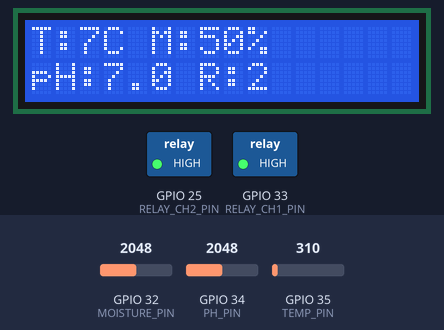
Bench run of a sketch on a simulated ESP32. Shown: 16×2 character LCD, switched loads named in the sketch (green lamp = pin HIGH). The inputs (shaded band) are chosen by the test bench; at power-on: GPIO 35 (TEMP_PIN) = 310, GPIO 32 (MOISTURE_PIN) = 2048, GPIO 34 (PH_PIN) = 2048. WiFi joins after 1.5 s; servers stay silent unless stated; random numbers use the default seed unless the sketch sets one; no MQTT or app messages arrive unless stated; what the sketch prints to the serial monitor is not drawn.

Above: at 4.7 s.
4.8 s: GPIO 35 (TEMP_PIN) set to 372
At 6.0 s:
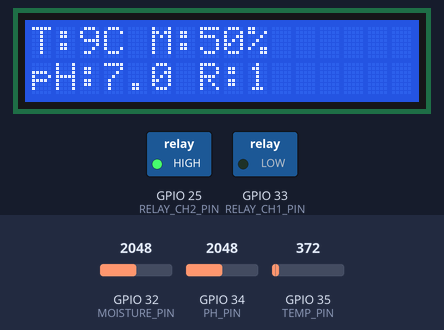
10.7 s: GPIO 32 (MOISTURE_PIN) set to 1960
At 13.1 s:
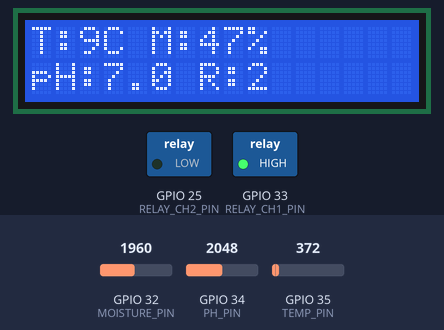
16.5 s: GPIO 34 (PH_PIN) set to 1960
At 19.0 s:
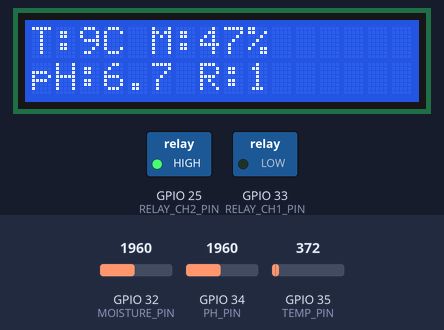
21.5 s: GPIO 35 (TEMP_PIN) set to 434
At 22.1 s:
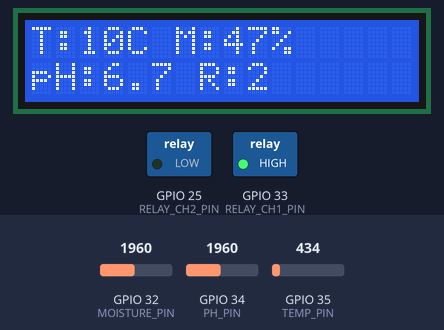
26.5 s: GPIO 32 (MOISTURE_PIN) set to 2040
At 28.1 s:
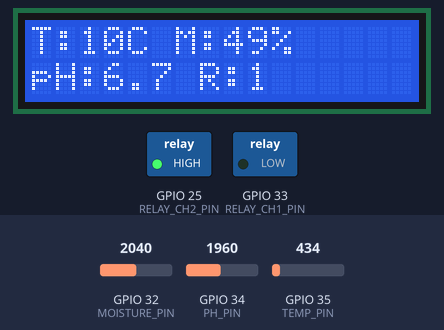
31.5 s: GPIO 34 (PH_PIN) set to 2040
At 32.4 s:
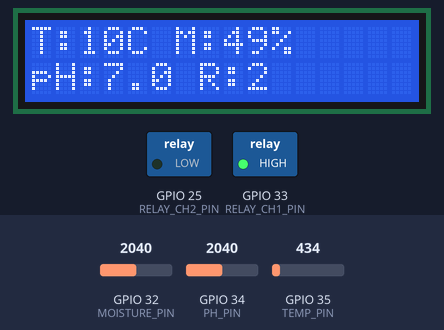
Timing chart, 0 to 36.5 s (numbered marks = the images above; inputs shaded):
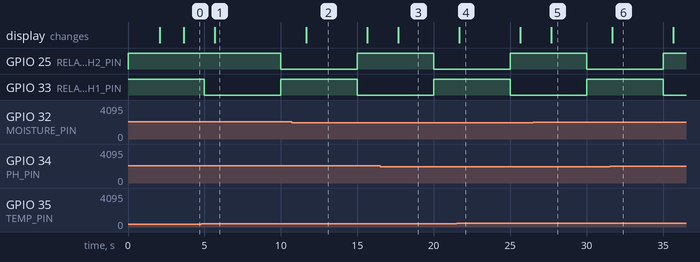

The sketch:

esp.ino
```cpp
#include <WiFi.h>
#include <PubSubClient.h>
#include <Wire.h>
#include <LiquidCrystal_I2C.h>

// ==========================================
// 1. WIFI & MQTT
// ==========================================
const char* ssid = "Wokwi-GUEST";
const char* password = "";

const char* mqtt_server = "broker.hivemq.com";
const char* mqtt_topic  = "talha/sensor";

WiFiClient espClient;
PubSubClient client(espClient);

// ==========================================
// 2. PIN SENSOR (SEMUA POTENSIO)
// ==========================================

// Potensio 1: Suhu (Ganti DHT22)
#define TEMP_PIN 35

// Potensio 2: Soil Moisture
#define MOISTURE_PIN 32

// Potensio 3: pH
#define PH_PIN 34

// OUTPUT
#define BUZZER_PIN 27
#define RELAY_CH1_PIN 33
#define RELAY_CH2_PIN 25

// ==========================================
// 3. LCD I2C
// ==========================================
LiquidCrystal_I2C lcd(0x27, 16, 2);

// ==========================================
// 4. VARIABEL TIMER
// ==========================================
unsigned long lastSend = 0;
unsigned long relay1LastToggle = 0;
bool relay1State = false;

// ==========================================
// 5. SETUP & WIFI
// ==========================================
void setup_wifi() {
  Serial.print("Menghubungkan WiFi ");
  WiFi.mode(WIFI_STA);
  WiFi.begin(ssid, password);
  while (WiFi.status() != WL_CONNECTED) {
    delay(500);
    Serial.print(".");
  }
  Serial.println(" Connected!");
}

void reconnect() {
  while (!client.connected()) {
    String cid = "ESP32-" + String(random(0xffff), HEX);
    if (client.connect(cid.c_str())) {
      Serial.println("MQTT Connected");
    } else {
      delay(5000);
    }
  }
}

void setup() {
  Serial.begin(115200);

  // Setup Pin Input (Potensio)
  pinMode(TEMP_PIN, INPUT);
  pinMode(MOISTURE_PIN, INPUT);
  pinMode(PH_PIN, INPUT);

  // Setup Pin Output
  pinMode(BUZZER_PIN, OUTPUT);
  pinMode(RELAY_CH1_PIN, OUTPUT);
  pinMode(RELAY_CH2_PIN, OUTPUT);

  // Default OFF (Relay Active Low -> HIGH = Mati)
  digitalWrite(RELAY_CH1_PIN, HIGH);
  digitalWrite(RELAY_CH2_PIN, HIGH);
  digitalWrite(BUZZER_PIN, LOW);

  // LCD Init
  Wire.begin(21, 22);
  lcd.init();
  lcd.backlight();
  lcd.setCursor(0, 0);
  lcd.print("Mode: 3 Potensio");
  delay(2000);
  lcd.clear();

  setup_wifi();
  client.setServer(mqtt_server, 1883);
}

// ==========================================
// 6. LOOP UTAMA
// ==========================================
void loop() {
  if (!client.connected()) reconnect();
  client.loop();

  // --- LOGIKA RELAY (Tetap jalan) ---
  if (millis() - relay1LastToggle >= 5000) {
    relay1LastToggle = millis();
    relay1State = !relay1State;
    digitalWrite(RELAY_CH1_PIN, relay1State ? LOW : HIGH); // Low = ON
    digitalWrite(RELAY_CH2_PIN, relay1State ? HIGH : LOW);
  }

  // --- BACA DATA & KIRIM (Setiap 2 detik) ---
  if (millis() - lastSend > 2000) {
    lastSend = millis();

    // 1. BACA SUHU (Potensio 1)
    // Raw: 0-4095, Map ke: 0-100 Celcius
    int rawTemp = analogRead(TEMP_PIN);
    int suhu = map(rawTemp, 0, 4095, 0, 100);

    // 2. BACA MOISTURE (Potensio 2)
    // Raw: 0-4095, Map ke: 0-100 Persen
    int rawMoist = analogRead(MOISTURE_PIN);
    int moisture = map(rawMoist, 0, 4095, 0, 100);

    // 3. BACA PH (Potensio 3)
    // Raw: 0-4095, Map ke: 0-14 pH
    int rawPh = analogRead(PH_PIN);
    // Menggunakan float untuk pH agar ada koma
    float ph = rawPh * (14.0 / 4095.0);

    // --- FITUR BUZZER (Jika suhu > 30) ---
    if (suhu > 30) {
      tone(BUZZER_PIN, 1000, 100);
    } else {
      noTone(BUZZER_PIN);
    }

    // --- TAMPILKAN DI SERIAL ---
    Serial.printf("Suhu: %d C | Moist: %d %% | pH: %.2f\n", suhu, moisture, ph);

    // --- TAMPILKAN DI LCD ---
    lcd.clear();
    lcd.setCursor(0,0);
    lcd.printf("T:%dC M:%d%%", suhu, moisture);
    lcd.setCursor(0,1);
    lcd.printf("pH:%.1f R:%d", ph, relay1State ? 1 : 2);

    // --- KIRIM JSON (Tanpa pemrosesan rumit) ---
    // Format: {"suhu": 32, "moisture": 60, "ph": 7.5}
    String payload = "{";
    payload += "\"suhu\":" + String(suhu) + ",";
    payload += "\"moisture\":" + String(moisture) + ",";
    payload += "\"ph\":" + String(ph, 2);
    payload += "}";

    client.publish(mqtt_topic, payload.c_str());
  }
}
```

Measured:
- after the input at 16.5 s, the display: changes after 1.2 s (image 3)
- after the input at 26.5 s, the display: changes after 1.2 s (image 5)
- what the display in image 2 shows lasts 4.0 s, from 11.7 s to 15.7 s
